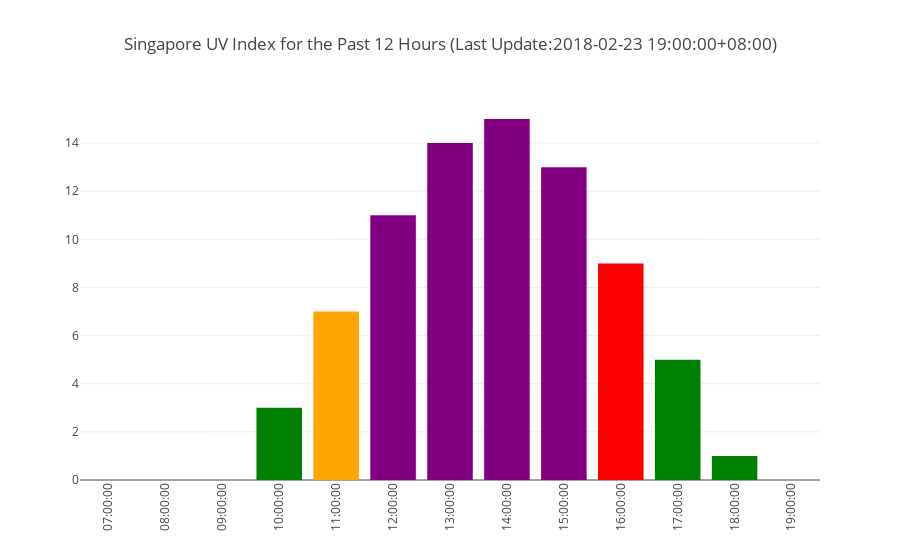

Here is the notebook cell this chart was saved with:
### Markdown cell above
Bar Plot Using Plotly

### Code cell
import plotly.plotly as py
from plotly.offline import download_plotlyjs, init_notebook_mode, plot, iplot
import plotly.graph_objs as go

colors =[]
for item in index_df['value']:
    if item >= 11:
        colors.append('purple')
    elif np.logical_and(item>=8,item<=10):
        colors.append('red')
    elif np.logical_and(item>=6,item<=7):
        colors.append('orange')
    else: 
        colors.append('green')
last_update = index_df['timestamp'].max()

init_notebook_mode(connected=True)
data = [go.Bar(x=index_df.time, 
            y=index_df.value,
            marker=dict(
                color=colors,
            )
          )]

last_update = index_df['timestamp'].max()
layout = go.Layout(
    title='Singapore UV Index for the Past 12 Hours (Last Update:%s)'%(last_update),
    xaxis=dict(
        tickangle=-90,)
)
fig = go.Figure(data=data, layout=layout)    
iplot(fig, filename = 'jupyter/uv_index_bar')

### Figure 1 — Plotly figure (JSON) as saved in the notebook; plotly's stock layout.template omitted (floating-point values rounded to 4 significant figures)
{"data": [{"marker": {"color": ["green", "green", "green", "green", "orange", "purple", "purple", "purple", "purple", "red", "green", "green", "green"]}, "type": "bar", "x": ["07:00:00", "08:00:00", "09:00:00", "10:00:00", "11:00:00", "12:00:00", "13:00:00", "14:00:00", "15:00:00", "16:00:00", "17:00:00", "18:00:00", "19:00:00"], "y": [0, 0, 0, 3, 7, 11, 14, 15, 13, 9, 5, 1, 0]}], "layout": {"title": "Singapore UV Index for the Past 12 Hours (Last Update:2018-02-23 19:00:00+08:00)", "xaxis": {"tickangle": -90}}}
